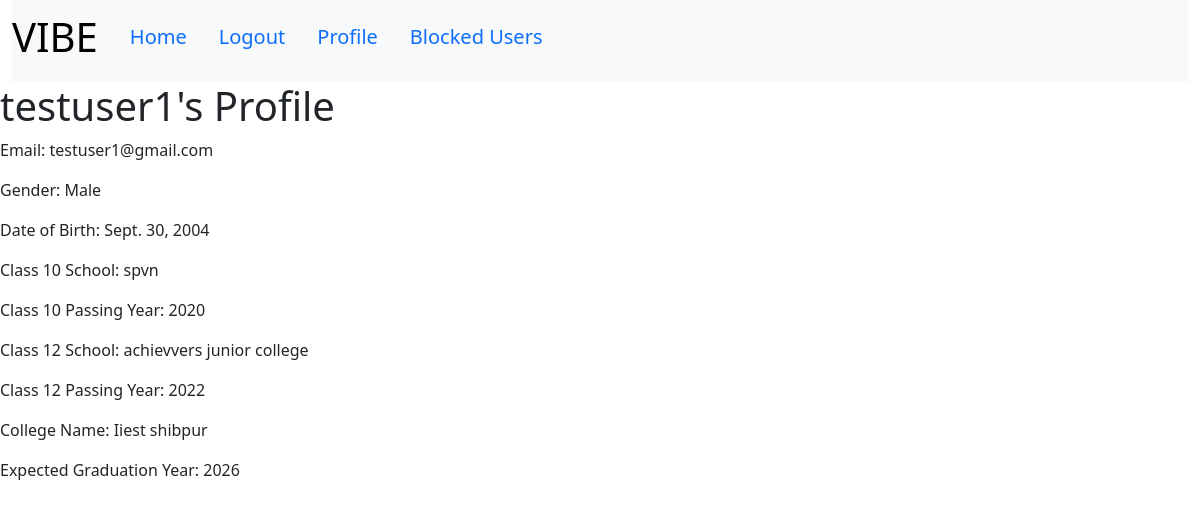
The page /profile/ (signed in) on the database its author committed.
### vibeapp/models.py (models this page shows)
class CustomUser(AbstractUser):
    GENDER_CHOICES = [
        ('M', 'Male'),
        ('F', 'Female'),
        ('O', 'Other'),
    ]
    date_of_birth = models.DateField(null=True, blank=True)
    gender = models.CharField(max_length=1, choices=GENDER_CHOICES, null=True, blank=True)
    class_10_school = models.CharField(max_length=255, null=True, blank=True)
    class_10_passing_year = models.IntegerField(null=True, blank=True)
    class_12_school = models.CharField(max_length=255, null=True, blank=True)
    class_12_passing_year = models.IntegerField(null=True, blank=True)
    college_name = models.CharField(max_length=255, null=True, blank=True)
    expected_graduation_year = models.IntegerField(null=True, blank=True)
    groups = models.ManyToManyField(
        "auth.Group",
        verbose_name="groups",
        blank=True,
        related_name="custom_user_set",
        related_query_name="user",
    )
    user_permissions = models.ManyToManyField(
        "auth.Permission",
        verbose_name="user permissions",
        blank=True,
        related_name="custom_user_set",
        related_query_name="user",
    )

### vibeapp/views.py (the view)
# urls.py: path('profile/', views.view_profile, name='view_profile'),
@login_required
def view_profile(request):
    return render(request, 'view_profile.html', {'user': request.user})

### vibeapp/templates/view_profile.html (shortened to what this page needs)
{% extends 'home.html' %}
{% block body %}
<h1>{{ user.username }}'s Profile</h1>
<p>Email: {{ user.email }}</p>
<p>Gender: {{ user.get_gender_display }}</p>
<p>Date of Birth: {{ user.date_of_birth }}</p>
<p>Class 10 School: {{ user.class_10_school }}</p>
<p>Class 10 Passing Year: {{ user.class_10_passing_year }}</p>
<p>Class 12 School: {{ user.class_12_school }}</p>
<p>Class 12 Passing Year: {{ user.class_12_passing_year }}</p>
<p>College Name: {{ user.college_name }}</p>
<p>Expected Graduation Year: {{ user.expected_graduation_year }}</p>
{% endblock %}

### rows shown on the page
CustomUser: username "testuser1", email "testuser1@gmail.com", gender "Male", date_of_birth "Sept. 30, 2004", class_10_school "spvn", class_10_passing_year "2020", class_12_school "achievvers junior college", class_12_passing_year "2022", college_name "Iiest shibpur", expected_graduation_year "2026"
